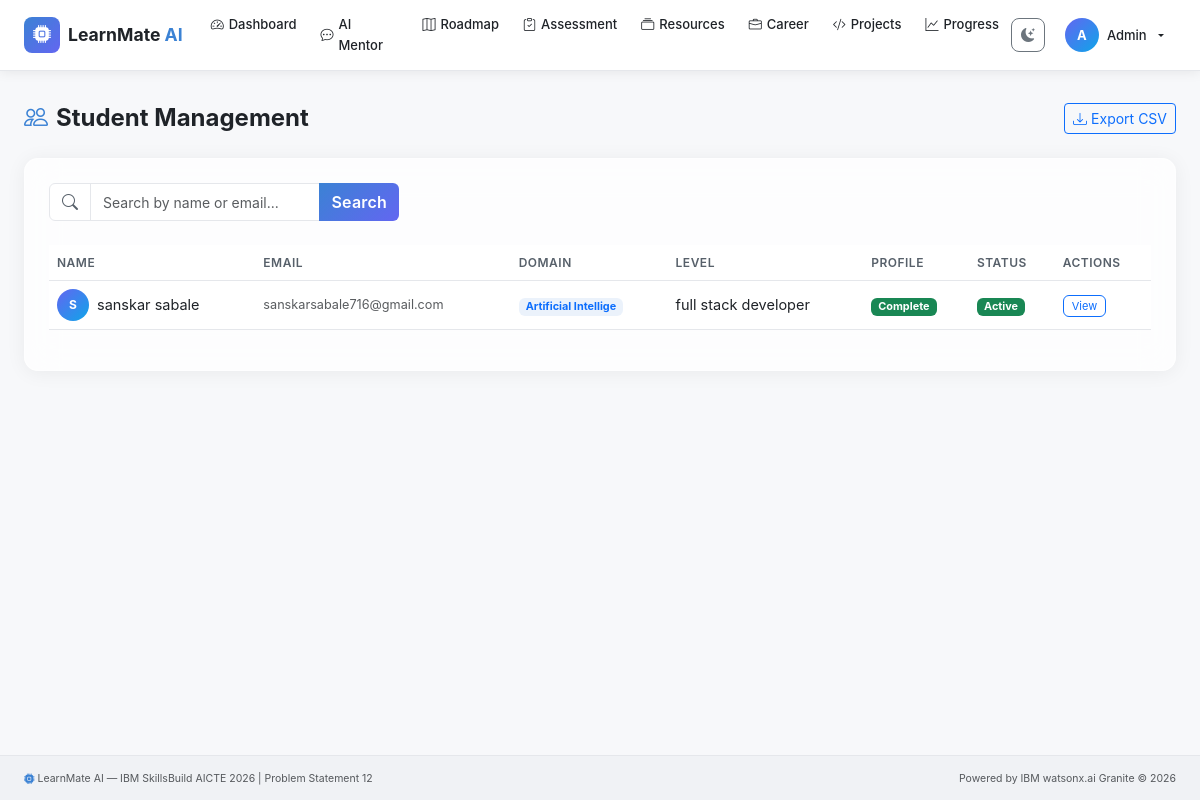
The page /admin/students (signed in) on the database its author committed.
### models/__init__.py (models this page shows, shortened)
class Student(UserMixin, db.Model):
    __tablename__ = "students"
    id              = db.Column(db.Integer, primary_key=True)
    name            = db.Column(db.String(120), nullable=False)
    email           = db.Column(db.String(200), unique=True, nullable=False)
    password_hash   = db.Column(db.String(256), nullable=False)
    is_admin        = db.Column(db.Boolean, default=False)
    branch          = db.Column(db.String(100))
    semester        = db.Column(db.Integer)
    college         = db.Column(db.String(200))
    career_goal     = db.Column(db.String(200))
    preferred_domain= db.Column(db.String(120))
    learning_style  = db.Column(db.String(50))   # visual | auditory | reading | kinesthetic
    weekly_hours    = db.Column(db.Integer, default=10)
    current_skills  = db.Column(db.Text)          # comma-separated
    bio             = db.Column(db.Text)
    avatar_url      = db.Column(db.String(300))
    theme_preference= db.Column(db.String(10), default="light")  # light | dark
    created_at      = db.Column(db.DateTime, default=datetime.utcnow)
    last_login      = db.Column(db.DateTime)
    is_active       = db.Column(db.Boolean, default=True)
    profile_complete= db.Column(db.Boolean, default=False)
    assessments     = db.relationship("SkillAssessment", back_populates="student", lazy="dynamic")
    roadmaps        = db.relationship("LearningRoadmap", back_populates="student", lazy="dynamic")
    progress_records= db.relationship("Progress", back_populates="student", lazy="dynamic")
    career_goals_rel= db.relationship("CareerGoal", back_populates="student", lazy="dynamic")
    projects        = db.relationship("RecommendedProject", back_populates="student", lazy="dynamic")
    daily_tasks     = db.relationship("DailyTask", back_populates="student", lazy="dynamic")
    chat_history    = db.relationship("ChatMessage", back_populates="student", lazy="dynamic")

### routes/admin.py (the view)
@admin_bp.route("/students")
@login_required
@admin_required
def students():
    page    = request.args.get("page", 1, type=int)
    search  = request.args.get("search", "")
    query   = Student.query.filter_by(is_admin=False)
    if search:
        query = query.filter(
            Student.name.ilike(f"%{search}%") |
            Student.email.ilike(f"%{search}%") |
            Student.preferred_domain.ilike(f"%{search}%")
        )
    students_page = query.order_by(Student.created_at.desc()).paginate(
        page=page, per_page=20, error_out=False
    )
    return render_template("admin/students.html", students=students_page, search=search)

### routes/admin.py (called while the page is built)
def admin_required(f):
    @wraps(f)
    def decorated(*args, **kwargs):
        if not current_user.is_authenticated or not current_user.is_admin:
            flash("Administrator access required.", "danger")
            return redirect(url_for("auth.login"))
        return f(*args, **kwargs)
    return decorated

### templates/admin/students.html (shortened to what this page needs)
{% extends "base.html" %}
{% block content %}
<div class="container-fluid px-4 py-4">
  <div class="d-flex justify-content-between align-items-center mb-4 flex-wrap gap-3">
    <h4 class="fw-bold mb-0"><i class="bi bi-people me-2 text-accent"></i>Student Management</h4>
    <a href="{{ url_for('admin.export_students') }}" class="btn btn-outline-primary btn-sm">
      <i class="bi bi-download me-1"></i>Export CSV
    </a>
  </div>
  <div class="glass-card p-4">
    <form class="mb-4">
      <div class="input-group" style="max-width:350px">
        <span class="input-group-text"><i class="bi bi-search"></i></span>
        <input type="text" name="search" class="form-control" placeholder="Search by name or email..." value="{{ search }}">
        <button class="btn btn-primary" type="submit">Search</button>
      </div>
    </form>
    <div class="table-responsive">
      <table class="table table-hover lm-table">
        <thead>
          <tr><th>Name</th><th>Email</th><th>Domain</th><th>Level</th><th>Profile</th><th>Status</th><th>Actions</th></tr>
        </thead>
        <tbody>
          {% for student in students.items %}
          <tr>
            <td><div class="d-flex align-items-center gap-2">
              <div class="student-mini-avatar">{{ student.name[0].upper() }}</div>
              {{ student.name }}
            </div></td>
            <td class="text-muted small">{{ student.email }}</td>
            <td><span class="badge bg-primary-soft text-primary">{{ (student.preferred_domain or '—')[:20] }}</span></td>
            <td>{{ student.career_goal or '—' }}</td>
            <td>
              <span class="badge bg-{{ 'success' if student.profile_complete else 'warning' }}">
                {{ 'Complete' if student.profile_complete else 'Incomplete' }}
              </span>
            </td>
            <td>
              <span class="badge bg-{{ 'success' if student.is_active else 'secondary' }}">
                {{ 'Active' if student.is_active else 'Inactive' }}
              </span>
            </td>
            <td>
              <a href="{{ url_for('admin.student_detail', student_id=student.id) }}" class="btn btn-xs btn-outline-primary">View</a>
            </td>
          </tr>
          {% endfor %}
        </tbody>
      </table>
    </div>
  </div>
</div>
{% endblock %}

### templates/base.html (shortened to what this page needs)
<!DOCTYPE html>
<html lang="en" data-theme="light">
<head>
  <link href="https://cdn.jsdelivr.net/npm/bootstrap@5.3.3/dist/css/bootstrap.min.css" rel="stylesheet">
  <link href="https://cdn.jsdelivr.net/npm/bootstrap-icons@1.11.3/font/bootstrap-icons.css" rel="stylesheet">
  <link rel="stylesheet" href="{{ url_for('static', filename='css/main.css') }}">
</head>
<body class="{% block body_class %}{% endblock %}">
<nav class="navbar navbar-expand-lg lm-navbar" id="mainNavbar">
  <div class="container-fluid px-4">
    <a class="navbar-brand d-flex align-items-center gap-2" href="{{ url_for('dashboard.landing') }}">
      <div class="brand-icon"><i class="bi bi-cpu-fill"></i></div>
      <span class="brand-text">LearnMate <span class="text-accent">AI</span></span>
    </a>
    <div class="collapse navbar-collapse" id="navbarMenu">
      {% if current_user.is_authenticated %}
      <ul class="navbar-nav me-auto">
        <li class="nav-item"><a class="nav-link {% if request.endpoint == 'dashboard.index' %}active{% endif %}" href="{{ url_for('dashboard.index') }}"><i class="bi bi-speedometer2"></i> Dashboard</a></li>
        <li class="nav-item"><a class="nav-link {% if request.endpoint == 'dashboard.chat' %}active{% endif %}" href="{{ url_for('dashboard.chat') }}"><i class="bi bi-chat-dots"></i> AI Mentor</a></li>
        <li class="nav-item"><a class="nav-link {% if request.endpoint == 'dashboard.roadmap' %}active{% endif %}" href="{{ url_for('dashboard.roadmap') }}"><i class="bi bi-map"></i> Roadmap</a></li>
        <li class="nav-item"><a class="nav-link {% if request.endpoint == 'dashboard.skill_assessment' %}active{% endif %}" href="{{ url_for('dashboard.skill_assessment') }}"><i class="bi bi-clipboard-check"></i> Assessment</a></li>
        <li class="nav-item"><a class="nav-link {% if request.endpoint == 'dashboard.resources' %}active{% endif %}" href="{{ url_for('dashboard.resources') }}"><i class="bi bi-collection"></i> Resources</a></li>
        <li class="nav-item"><a class="nav-link {% if request.endpoint == 'dashboard.career' %}active{% endif %}" href="{{ url_for('dashboard.career') }}"><i class="bi bi-briefcase"></i> Career</a></li>
        <li class="nav-item"><a class="nav-link {% if request.endpoint == 'dashboard.projects' %}active{% endif %}" href="{{ url_for('dashboard.projects') }}"><i class="bi bi-code-slash"></i> Projects</a></li>
        <li class="nav-item"><a class="nav-link {% if request.endpoint == 'dashboard.progress' %}active{% endif %}" href="{{ url_for('dashboard.progress') }}"><i class="bi bi-graph-up"></i> Progress</a></li>
      </ul>
      <ul class="navbar-nav align-items-center gap-2">
        <li class="nav-item">
          <button class="btn btn-sm btn-outline-secondary theme-toggle" id="themeToggle" title="Toggle theme">
            <i class="bi bi-moon-stars-fill" id="themeIcon"></i>
          </button>
        </li>
        <li class="nav-item dropdown">
          <a class="nav-link dropdown-toggle d-flex align-items-center gap-2" href="#" data-bs-toggle="dropdown">
            <div class="nav-avatar">{{ current_user.name[0].upper() }}</div>
            <span class="d-none d-md-inline">{{ current_user.name.split()[0] }}</span>
          </a>
        </li>
      </ul>
      {% else %}
      <ul class="navbar-nav ms-auto align-items-center gap-2">
        <li class="nav-item"><a class="nav-link" href="{{ url_for('auth.login') }}">Login</a></li>
        <li class="nav-item"><a class="btn btn-primary btn-sm" href="{{ url_for('auth.register') }}">Get Started Free</a></li>
      </ul>
      {% endif %}
    </div>
  </div>
</nav>
<main class="lm-main">
  {% block content %}{% endblock %}
</main>
<footer class="lm-footer mt-auto">
  <div class="container-fluid px-4">
    <div class="row align-items-center">
      <div class="col-md-6">
        <span class="text-muted small">
          <i class="bi bi-cpu-fill text-accent"></i>
          LearnMate AI — IBM SkillsBuild AICTE 2026 | Problem Statement 12
        </span>
      </div>
      <div class="col-md-6 text-md-end">
        <span class="text-muted small">Powered by IBM watsonx.ai Granite &copy; {{ current_year }}</span>
      </div>
    </div>
  </div>
</footer>
</body>
</html>

### static/css/main.css (style rules this page uses)
:root { --bg-primary: #f7f8fa; --bg-surface: #ffffff; --bg-card: rgba(255,255,255,0.75); --border-color: #e5e7eb; --text-primary: #1f2328; --text-muted: #57606a; --accent: #3b82d4; --accent-rgb: 59,130,212; --secondary: #6366f1; --success: #10b981; --warning: #f59e0b; --danger: #ef4444; --navbar-bg: rgba(255,255,255,0.92); --navbar-shadow:0 1px 12px rgba(0,0,0,0.08); --card-shadow: 0 2px 20px rgba(0,0,0,0.06); --glass-blur: 16px; --glass-border: rgba(255,255,255,0.5); --sidebar-bg: rgba(255,255,255,0.9); --footer-bg: #f0f2f5; }
*, *::before, *::after { box-sizing: border-box; }
html { scroll-behavior: smooth; }
body { font-family: -apple-system, "Segoe UI", system-ui, sans-serif; font-size: 14.5px; line-height: 1.6; background-color: var(--bg-primary); color: var(--text-primary); min-height: 100vh; display: flex; flex-direction: column; transition: background-color 0.3s, color 0.3s; }
.text-accent { color: var(--accent) !important; }
.glass-card { background: var(--bg-card); border: 1px solid var(--glass-border); border-radius: 14px; backdrop-filter: blur(var(--glass-blur)); -webkit-backdrop-filter: blur(var(--glass-blur)); box-shadow: var(--card-shadow); transition: box-shadow 0.2s, transform 0.2s; }
.lm-navbar { background: var(--navbar-bg); backdrop-filter: blur(20px); border-bottom: 1px solid var(--border-color); box-shadow: var(--navbar-shadow); position: sticky; top: 0; z-index: 1030; transition: background 0.3s; }
.brand-icon { width: 36px; height: 36px; background: linear-gradient(135deg, #3b82d4, #6366f1); border-radius: 8px; display: flex; align-items: center; justify-content: center; color: #fff; font-size: 18px; }
.brand-text { font-size: 1.1rem; font-weight: 700; color: var(--text-primary); }
.brand-text .text-accent { color: var(--accent); }
.nav-link { color: var(--text-primary) !important; font-size: 13px; font-weight: 500; padding: 0.4rem 0.75rem !important; border-radius: 8px; transition: background 0.15s; display: flex; align-items: center; gap: 5px; }
.nav-avatar { width: 34px; height: 34px; border-radius: 50%; background: linear-gradient(135deg, #6366f1, #0ea5e9); color: #fff; display: flex; align-items: center; justify-content: center; font-weight: 700; font-size: 13px; }
.lm-main { flex: 1; }
.lm-footer { background: var(--footer-bg); border-top: 1px solid var(--border-color); padding: 12px 0; font-size: 12px; color: var(--text-muted); }
.btn-primary { background: linear-gradient(135deg, #3b82d4, #6366f1); border: none; font-weight: 600; letter-spacing: 0.2px; }
.btn-xs { padding: 2px 8px; font-size: 11px; border-radius: 6px; }
.theme-toggle { width: 34px; height: 34px; padding: 0; border-radius: 8px; display: flex; align-items: center; justify-content: center; }
.lm-table thead { background: rgba(var(--accent-rgb), 0.05); }
.lm-table th { font-size: 12px; font-weight: 600; text-transform: uppercase; letter-spacing: 0.5px; color: var(--text-muted); border-bottom: 1px solid var(--border-color); }
.lm-table td { vertical-align: middle; border-color: var(--border-color); color: var(--text-primary); }
.student-mini-avatar { width: 32px; height: 32px; border-radius: 50%; background: linear-gradient(135deg, #6366f1, #0ea5e9); color: #fff; display: flex; align-items: center; justify-content: center; font-weight: 700; font-size: 12px; }
.bg-primary-soft { background: rgba(var(--accent-rgb), 0.1) !important; }
.form-control, .form-select { background: var(--bg-surface); border: 1px solid var(--border-color); color: var(--text-primary); border-radius: 10px; font-size: 14px; transition: border-color 0.2s; }
.input-group-text { background: var(--bg-surface); border: 1px solid var(--border-color); color: var(--text-muted); }

### rows shown on the page
Student: name "A", name "Admin"
Student: name "S", name "sanskar sabale", email "sanskarsabale716@gmail.com", preferred_domain "Artificial Intellige", career_goal "full stack developer", profile_complete "Complete", is_active "Active"
